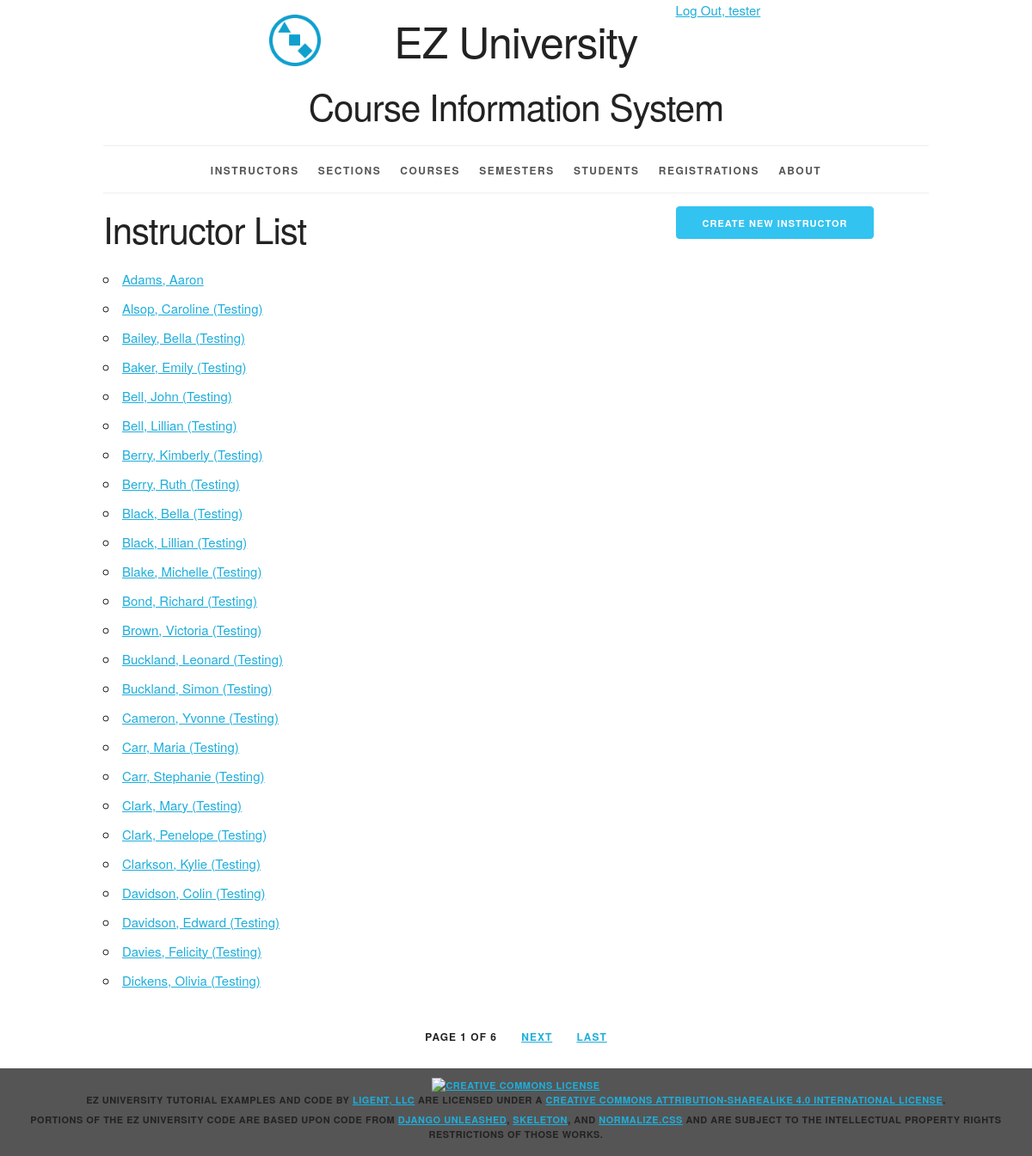
Page /instructor/ (signed in) on the earlier database version.
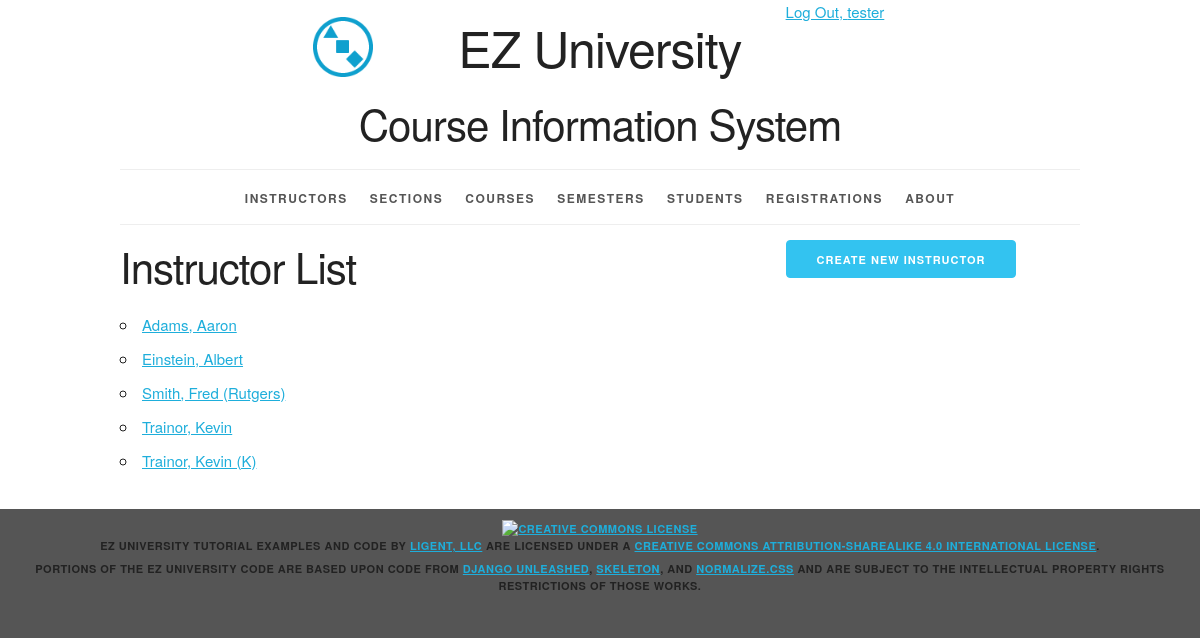
Same page on the later database version.
### courseinfo/models.py (models this page shows, shortened)
class Instructor(models.Model):
    instructor_id = models.AutoField(primary_key=True)
    first_name = models.CharField(max_length=45)
    last_name = models.CharField(max_length=45)
    disambiguator = models.CharField(max_length=45, blank=True, default='')
    def __str__(self):
        result = ''
        if self.disambiguator == '':
            result = '%s, %s' % (self.last_name, self.first_name)
        else:
            result = '%s, %s (%s)' % (self.last_name, self.first_name, self.disambiguator)
        return result
    def get_absolute_url(self):
        return reverse('courseinfo_instructor_detail_urlpattern',
                       kwargs={'pk': self.pk})
    class Meta:
        ordering = ['last_name', 'first_name', 'disambiguator']
        constraints = [
            UniqueConstraint(fields=['last_name', 'first_name', 'disambiguator'], name='unique_instructor')
        ]

### courseinfo/views.py (the view)
class InstructorList(LoginRequiredMixin, PermissionRequiredMixin, PageLinksMixin, ListView):
    paginate_by = 25
    model = Instructor
    permission_required = 'courseinfo.view_instructor'

### courseinfo/utils.py (called while the page is built)
    def _page_urls(self, page_number):
        return "?{pkw}={n}".format(
            pkw=self.page_kwarg,
            n=page_number)

    def first_page(self, page):
        if page.number > 1:
            return self._page_urls(1)
        return None

    def previous_page(self, page):
        if (page.has_previous()
                and page.number > 2):
            return self._page_urls(
                page.previous_page_number())
        return None

    def next_page(self, page):
        last_page = page.paginator.num_pages
        if (page.has_next()
                and page.number < last_page - 1):
            return self._page_urls(
                page.next_page_number())
        return None

    def last_page(self, page):
        last_page = page.paginator.num_pages
        if page.number < last_page:
            return self._page_urls(last_page)
        return None

### courseinfo/templates/courseinfo/instructor_list.html (shortened to what this page needs)
{% extends 'courseinfo/base.html' %}
{% block create_button %}
    {% if perms.courseinfo.add_instructor %}
        <a
                href="{% url 'courseinfo_instructor_create_urlpattern' %}"
                class="button button-primary">
            Create New Instructor</a>
    {% endif %}
{% endblock %}
{% block org_content %}
    <h2>Instructor List</h2>
    <ul>
        {% for instructor in instructor_list %}
            <li>
                <a href="{{ instructor.get_absolute_url }}">
                    {{ instructor }}</a>
            </li>
        {% empty %}
            <li><em>There are currently no instructors available.</em></li>
        {% endfor %}
    </ul>
{% endblock %}

### courseinfo/templates/courseinfo/base.html (shortened to what the changed rows need)
{% load static %}
<!DOCTYPE html>
<html lang="en">
<head>
    <link rel="stylesheet" type="text/css"
          href="{% static 'coursinfo/normalize.css' %}">
    <link rel="stylesheet" type="text/css"
          href="{% static 'courseinfo/skeleton.css' %}">
    <link rel="stylesheet" type="text/css"
          href="{% static 'courseinfo/style.css' %}">
</head>
<body>
<div class="container">
    <header class="row">
        <div class="offset-by-one ten columns">
            <h1 class="logo">EZ University</h1>
            <h2>Course Information System</h2>
        </div>
    </header>
    <main>
        {% block content %}
            <div class="row">
                <section class="eight columns">
                    {% block org_content %}{% endblock %}
                </section>
            </div>
        {% endblock %}
    </main>
    {% if is_paginated %}
        <div class="row">
            <div class="twelve columns">
                <ul class="pagination">
                    <li>
                        Page {{ page_obj.number }}
                        of {{ paginator.num_pages }}
                    </li>
                    {% if next_page_url %}
                        <li>
                            <a href="{{ next_page_url }}">
                                Next</a>
                        </li>
                    {% endif %}
                    {% if last_page_url %}
                        <li>
                            <a href="{{ last_page_url }}">
                                Last</a>
                        </li>
                    {% endif %}
                </ul>
            </div>
        </div>
    {% endif %}
</div>
</body>
</html>

Differences in the rows shown:
removed Instructor: disambiguator+last_name+first_name "Alsop, Caroline (Testing)"
removed Instructor: disambiguator+last_name+first_name "Bailey, Bella (Testing)"
removed Instructor: disambiguator+last_name+first_name "Baker, Emily (Testing)"
removed Instructor: disambiguator+last_name+first_name "Bell, John (Testing)"
removed Instructor: disambiguator+last_name+first_name "Bell, Lillian (Testing)"
removed Instructor: disambiguator+last_name+first_name "Berry, Kimberly (Testing)"
removed Instructor: disambiguator+last_name+first_name "Berry, Ruth (Testing)"
removed Instructor: disambiguator+last_name+first_name "Black, Bella (Testing)"
removed Instructor: disambiguator+last_name+first_name "Black, Lillian (Testing)"
removed Instructor: disambiguator+last_name+first_name "Blake, Michelle (Testing)"
removed Instructor: disambiguator+last_name+first_name "Bond, Richard (Testing)"
removed Instructor: disambiguator+last_name+first_name "Brown, Victoria (Testing)"
removed Instructor: disambiguator+last_name+first_name "Buckland, Leonard (Testing)"
removed Instructor: disambiguator+last_name+first_name "Buckland, Simon (Testing)"
removed Instructor: disambiguator+last_name+first_name "Cameron, Yvonne (Testing)"
removed Instructor: disambiguator+last_name+first_name "Carr, Maria (Testing)"
removed Instructor: disambiguator+last_name+first_name "Carr, Stephanie (Testing)"
removed Instructor: disambiguator+last_name+first_name "Clark, Mary (Testing)"
removed Instructor: disambiguator+last_name+first_name "Clark, Penelope (Testing)"
removed Instructor: disambiguator+last_name+first_name "Clarkson, Kylie (Testing)"
removed Instructor: disambiguator+last_name+first_name "Davidson, Colin (Testing)"
removed Instructor: disambiguator+last_name+first_name "Davidson, Edward (Testing)"
removed Instructor: disambiguator+last_name+first_name "Davies, Felicity (Testing)"
removed Instructor: disambiguator+last_name+first_name "Dickens, Olivia (Testing)"
now on this page (row unchanged): Instructor: disambiguator+last_name+first_name "Einstein, Albert"
now on this page (row unchanged): Instructor: disambiguator+last_name+first_name "Smith, Fred (Rutgers)"
now on this page (row unchanged): Instructor: disambiguator+last_name+first_name "Trainor, Kevin"
now on this page (row unchanged): Instructor: disambiguator+last_name+first_name "Trainor, Kevin (K)"
Other differences:
{{ page_obj.number }}: "1" → (not shown)
{{ paginator.num_pages }}: "6" → (not shown)
text no longer shown: "PAGE OF NEXT LAST"
